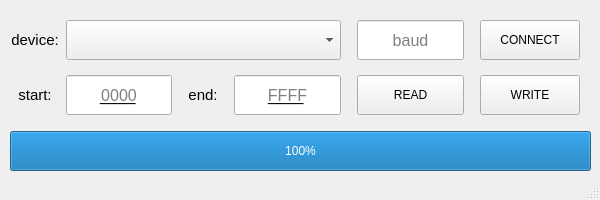
<?xml version="1.0" encoding="UTF-8"?>
<ui version="4.0">
 <class>MainWindow</class>
 <widget class="QMainWindow" name="MainWindow">
  <property name="geometry">
   <rect>
    <x>0</x>
    <y>0</y>
    <width>600</width>
    <height>200</height>
   </rect>
  </property>
  <property name="sizePolicy">
   <sizepolicy hsizetype="Fixed" vsizetype="Fixed">
    <horstretch>0</horstretch>
    <verstretch>0</verstretch>
   </sizepolicy>
  </property>
  <property name="windowTitle">
   <string>MainWindow</string>
  </property>
  <widget class="QWidget" name="centralwidget">
   <widget class="QWidget" name="gridLayoutWidget">
    <property name="geometry">
     <rect>
      <x>10</x>
      <y>10</y>
      <width>581</width>
      <height>161</height>
     </rect>
    </property>
    <layout class="QGridLayout" name="gridLayout">
     <item row="4" column="1">
      <spacer name="verticalSpacer">
       <property name="orientation">
        <enum>Qt::Orientation::Vertical</enum>
       </property>
       <property name="sizeHint" stdset="0">
        <size>
         <width>20</width>
         <height>40</height>
        </size>
       </property>
      </spacer>
     </item>
     <item row="3" column="1">
      <widget class="QLineEdit" name="startInput">
       <property name="sizePolicy">
        <sizepolicy hsizetype="Fixed" vsizetype="Fixed">
         <horstretch>0</horstretch>
         <verstretch>0</verstretch>
        </sizepolicy>
       </property>
       <property name="minimumSize">
        <size>
         <width>100</width>
         <height>40</height>
        </size>
       </property>
       <property name="font">
        <font>
         <pointsize>12</pointsize>
        </font>
       </property>
       <property name="inputMask">
        <string>HHHH;_</string>
       </property>
       <property name="alignment">
        <set>Qt::AlignmentFlag::AlignCenter</set>
       </property>
       <property name="placeholderText">
        <string>0000</string>
       </property>
      </widget>
     </item>
     <item row="1" column="8">
      <spacer name="horizontalSpacer_2">
       <property name="orientation">
        <enum>Qt::Orientation::Horizontal</enum>
       </property>
       <property name="sizeHint" stdset="0">
        <size>
         <width>40</width>
         <height>20</height>
        </size>
       </property>
      </spacer>
     </item>
     <item row="3" column="2">
      <widget class="QLabel" name="endLabel">
       <property name="minimumSize">
        <size>
         <width>50</width>
         <height>0</height>
        </size>
       </property>
       <property name="font">
        <font>
         <pointsize>11</pointsize>
        </font>
       </property>
       <property name="text">
        <string>end:</string>
       </property>
       <property name="alignment">
        <set>Qt::AlignmentFlag::AlignCenter</set>
       </property>
      </widget>
     </item>
     <item row="1" column="5">
      <widget class="QLineEdit" name="baudInput">
       <property name="minimumSize">
        <size>
         <width>0</width>
         <height>40</height>
        </size>
       </property>
       <property name="font">
        <font>
         <pointsize>12</pointsize>
        </font>
       </property>
       <property name="alignment">
        <set>Qt::AlignmentFlag::AlignCenter</set>
       </property>
       <property name="placeholderText">
        <string>baud</string>
       </property>
      </widget>
     </item>
     <item row="3" column="3">
      <widget class="QLineEdit" name="endInput">
       <property name="sizePolicy">
        <sizepolicy hsizetype="Fixed" vsizetype="Fixed">
         <horstretch>0</horstretch>
         <verstretch>0</verstretch>
        </sizepolicy>
       </property>
       <property name="minimumSize">
        <size>
         <width>100</width>
         <height>40</height>
        </size>
       </property>
       <property name="font">
        <font>
         <pointsize>12</pointsize>
        </font>
       </property>
       <property name="inputMask">
        <string>HHHH;_</string>
       </property>
       <property name="alignment">
        <set>Qt::AlignmentFlag::AlignCenter</set>
       </property>
       <property name="placeholderText">
        <string>FFFF</string>
       </property>
      </widget>
     </item>
     <item row="0" column="0">
      <spacer name="verticalSpacer_3">
       <property name="orientation">
        <enum>Qt::Orientation::Vertical</enum>
       </property>
       <property name="sizeHint" stdset="0">
        <size>
         <width>20</width>
         <height>40</height>
        </size>
       </property>
      </spacer>
     </item>
     <item row="3" column="7">
      <widget class="QPushButton" name="writeButton">
       <property name="sizePolicy">
        <sizepolicy hsizetype="Fixed" vsizetype="Fixed">
         <horstretch>0</horstretch>
         <verstretch>0</verstretch>
        </sizepolicy>
       </property>
       <property name="minimumSize">
        <size>
         <width>100</width>
         <height>40</height>
        </size>
       </property>
       <property name="text">
        <string>WRITE</string>
       </property>
      </widget>
     </item>
     <item row="5" column="0" colspan="9">
      <widget class="QProgressBar" name="progressBar">
       <property name="minimumSize">
        <size>
         <width>0</width>
         <height>40</height>
        </size>
       </property>
       <property name="value">
        <number>100</number>
       </property>
      </widget>
     </item>
     <item row="1" column="7">
      <widget class="QPushButton" name="connectButton">
       <property name="sizePolicy">
        <sizepolicy hsizetype="Fixed" vsizetype="Fixed">
         <horstretch>0</horstretch>
         <verstretch>0</verstretch>
        </sizepolicy>
       </property>
       <property name="minimumSize">
        <size>
         <width>100</width>
         <height>40</height>
        </size>
       </property>
       <property name="text">
        <string>CONNECT</string>
       </property>
      </widget>
     </item>
     <item row="1" column="0">
      <widget class="QLabel" name="deviceLabel">
       <property name="font">
        <font>
         <pointsize>11</pointsize>
        </font>
       </property>
       <property name="text">
        <string>device:</string>
       </property>
       <property name="alignment">
        <set>Qt::AlignmentFlag::AlignCenter</set>
       </property>
      </widget>
     </item>
     <item row="1" column="4">
      <spacer name="horizontalSpacer">
       <property name="orientation">
        <enum>Qt::Orientation::Horizontal</enum>
       </property>
       <property name="sizeHint" stdset="0">
        <size>
         <width>40</width>
         <height>20</height>
        </size>
       </property>
      </spacer>
     </item>
     <item row="3" column="5">
      <widget class="QPushButton" name="readButton">
       <property name="minimumSize">
        <size>
         <width>100</width>
         <height>40</height>
        </size>
       </property>
       <property name="text">
        <string>READ</string>
       </property>
      </widget>
     </item>
     <item row="3" column="0">
      <widget class="QLabel" name="startLabel">
       <property name="minimumSize">
        <size>
         <width>50</width>
         <height>0</height>
        </size>
       </property>
       <property name="font">
        <font>
         <pointsize>11</pointsize>
        </font>
       </property>
       <property name="text">
        <string>start:</string>
       </property>
       <property name="alignment">
        <set>Qt::AlignmentFlag::AlignCenter</set>
       </property>
      </widget>
     </item>
     <item row="2" column="1">
      <spacer name="verticalSpacer_2">
       <property name="orientation">
        <enum>Qt::Orientation::Vertical</enum>
       </property>
       <property name="sizeHint" stdset="0">
        <size>
         <width>20</width>
         <height>40</height>
        </size>
       </property>
      </spacer>
     </item>
     <item row="1" column="1" colspan="3">
      <widget class="QComboBox" name="portSelector">
       <property name="minimumSize">
        <size>
         <width>0</width>
         <height>40</height>
        </size>
       </property>
      </widget>
     </item>
     <item row="1" column="6">
      <spacer name="horizontalSpacer_3">
       <property name="orientation">
        <enum>Qt::Orientation::Horizontal</enum>
       </property>
       <property name="sizeHint" stdset="0">
        <size>
         <width>40</width>
         <height>20</height>
        </size>
       </property>
      </spacer>
     </item>
    </layout>
   </widget>
  </widget>
  <widget class="QStatusBar" name="statusBar"/>
 </widget>
 <tabstops>
  <tabstop>portSelector</tabstop>
  <tabstop>baudInput</tabstop>
  <tabstop>connectButton</tabstop>
  <tabstop>startInput</tabstop>
  <tabstop>endInput</tabstop>
  <tabstop>readButton</tabstop>
  <tabstop>writeButton</tabstop>
 </tabstops>
 <resources/>
 <connections/>
</ui>
